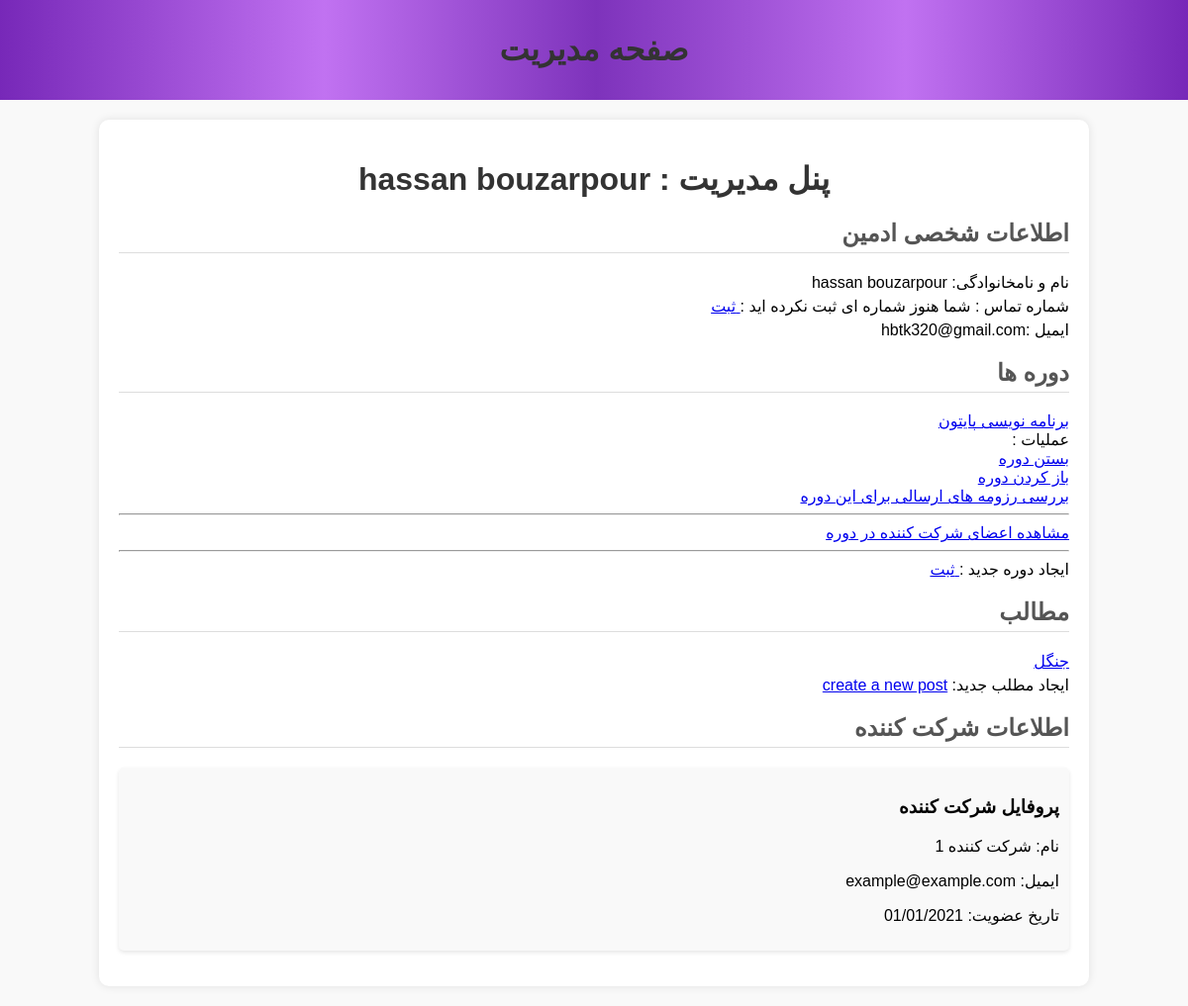
The page /admin-panel (signed in) on the database as committed earlier.
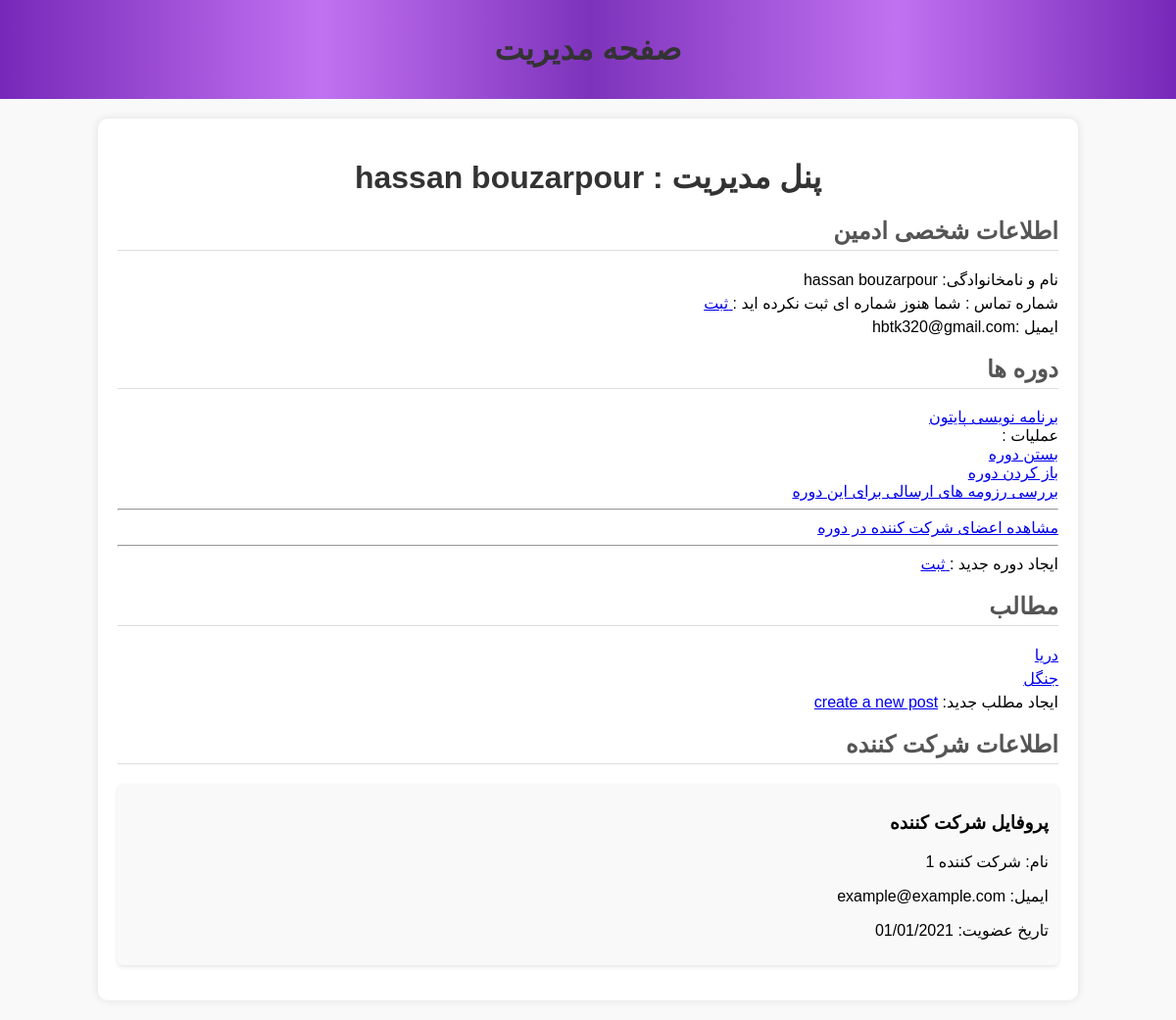
The same page on the database as committed later.
### runnit_project/models.py (models this page shows, shortened)
class Course(db.Model):
    user_id = db.Column(db.Integer, db.ForeignKey('user.user_id'), nullable=False)
    course_id = db.Column(db.Integer, primary_key=True)
    name = db.Column(db.String(100), nullable=False)
    body = db.Column(db.Text, nullable=False)
    rating = db.Column(db.Integer)
    image = db.Column(db.String(200))
    closed = db.Column(db.Boolean, default=False)

class Post(db.Model):
    post_id = db.Column(db.Integer, primary_key=True)
    title = db.Column(db.String(100), nullable=False)
    body = db.Column(db.Text, nullable=False)
    image = db.Column(db.String(200),nullable = True)
    user_id = db.Column(db.Integer, db.ForeignKey('user.user_id'), nullable=False)

### runnit_project/routes.py (the view)
@app.route("/admin-panel")
@admin_required
@login_required
def admin_panel():
    user_id = session["user_id"]
    user = User.query.filter_by(user_id = user_id).first()
    courses = Course.query.filter_by(user_id = user_id)
    posts = Post.query.filter_by(user_id = user_id)
    return render_template("admin_panel.html",user=user,courses = courses,posts=posts)

### run.py (called while the page is built, shortened)
@app.before_request
def create_initials():
    if not "language" in session:
        session["language"] = 'fa'
    global initialization_done

### runnit_project/templates/admin_panel.html (shortened to what this page needs)
<!DOCTYPE html>
<html lang="fa">
<head>
    <link rel="stylesheet" type="text/css" href="../../static/css/style2.css">
</head>
<body>
    <header>
        <h1>صفحه مدیریت</h1>
    </header>
    <div class="admin-panel">
        <h1>پنل مدیریت : {{user.firstname}} {{user.lastname}} </h1>
        <ul>
        <div class="courses">
            <h2>اطلاعات شخصی ادمین</h2>
            <ul>
                <li>نام و نامخانوادگی: {{user.firstname}} {{user.lastname}}</li>
                <li>شماره تماس :{%if user.phone %}{{user.phone}}{% else %} شما هنوز شماره ای ثبت نکرده اید  :<a href="{{url_for('enter_phone')}}"> ثبت</a>{% endif %}</li>
                <li>ایمیل :{{user.email}} </li>
            </ul>
        </div>
                <div class="members">
                    <h2>دوره ها</h2>
                    <ul>{% if courses %}
                        {% for course in  courses %}
                        <li><a href="{{url_for('course_detail' , course_id = course.course_id)}}"> {{course.name}}</a><div>  عملیات :</div><a href="{{url_for('close_course',course_id = course.course_id)}}"> بستن دوره </a> <br> <a href="{{url_for('open_course',course_id = course.course_id)}}">  باز کردن دوره </a><br> <a href="{{url_for('view_course_resumes',course_id = course.course_id)}}"> بررسی رزومه های ارسالی برای این دوره</a><hr>
                         <a href="{{url_for('view_course_participants',course_id = course.course_id)}}">مشاهده اعضای شرکت کننده در دوره </a><hr>
                            {% endfor %}
                    </ul>
                    ایجاد دوره جدید :<a href="{{ url_for('create_course') }}"> ثبت</a></li>
                </div>
                {% else %}
                هنوز دوره ای ایجاد نکرده اید :
                 <a href="{{ url_for('create_course') }}"> ایجاد دوره جدید </a></li>
                </div>
                {% endif %}
        <div class="courses">
            <h2>مطالب</h2>
            <ul>{% if posts %}
                {% for post in posts %}
                <li><a href="{{url_for('post_detail',post_id = post.post_id)}}">{{post.title}}</a></li>
                {% endfor %}
            </ul>
           ایجاد مطلب جدید: <a href="{{ url_for('create_post') }}"> create a new post</a></li>
        </div>
        {% else %}
        هنوز مطلبی ایجاد نکرده اید :
        <a href="{{ url_for('create_post') }}"> ایجاد مطلب جدید</a></li>
    </div>
        {% endif %}
        <div class="participant-info">
            <h2>اطلاعات شرکت کننده</h2>
            <div class="profile">
                <h3>پروفایل شرکت کننده</h3>
                <p>نام: شرکت کننده 1</p>
                <p>ایمیل: example@example.com</p>
                <p>تاریخ عضویت: 01/01/2021</p>
            </div>
        </div>
    </div>
</body>
</html>

Rows that differ between the two databases and show on the page:
added Post: title "دریا"
